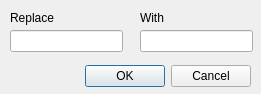
<?xml version="1.0" encoding="UTF-8"?>
<ui version="4.0">
 <class>Dialog</class>
 <widget class="QDialog" name="Dialog">
  <property name="geometry">
   <rect>
    <x>0</x>
    <y>0</y>
    <width>261</width>
    <height>94</height>
   </rect>
  </property>
  <property name="windowTitle">
   <string>Dialog</string>
  </property>
  <widget class="QDialogButtonBox" name="buttonBox">
   <property name="geometry">
    <rect>
     <x>-90</x>
     <y>60</y>
     <width>341</width>
     <height>32</height>
    </rect>
   </property>
   <property name="orientation">
    <enum>Qt::Orientation::Horizontal</enum>
   </property>
   <property name="standardButtons">
    <set>QDialogButtonBox::StandardButton::Cancel|QDialogButtonBox::StandardButton::Ok</set>
   </property>
  </widget>
  <widget class="QLineEdit" name="ReplacelineEdit">
   <property name="geometry">
    <rect>
     <x>10</x>
     <y>30</y>
     <width>113</width>
     <height>22</height>
    </rect>
   </property>
   <property name="text">
    <string/>
   </property>
  </widget>
  <widget class="QLineEdit" name="WithlineEdit">
   <property name="geometry">
    <rect>
     <x>140</x>
     <y>30</y>
     <width>113</width>
     <height>22</height>
    </rect>
   </property>
  </widget>
  <widget class="QLabel" name="label">
   <property name="geometry">
    <rect>
     <x>140</x>
     <y>10</y>
     <width>49</width>
     <height>16</height>
    </rect>
   </property>
   <property name="text">
    <string>With</string>
   </property>
  </widget>
  <widget class="QLabel" name="label_2">
   <property name="geometry">
    <rect>
     <x>10</x>
     <y>10</y>
     <width>49</width>
     <height>16</height>
    </rect>
   </property>
   <property name="text">
    <string>Replace</string>
   </property>
  </widget>
 </widget>
 <resources/>
 <connections>
  <connection>
   <sender>buttonBox</sender>
   <signal>accepted()</signal>
   <receiver>Dialog</receiver>
   <slot>accept()</slot>
   <hints>
    <hint type="sourcelabel">
     <x>248</x>
     <y>254</y>
    </hint>
    <hint type="destinationlabel">
     <x>157</x>
     <y>274</y>
    </hint>
   </hints>
  </connection>
  <connection>
   <sender>buttonBox</sender>
   <signal>rejected()</signal>
   <receiver>Dialog</receiver>
   <slot>reject()</slot>
   <hints>
    <hint type="sourcelabel">
     <x>316</x>
     <y>260</y>
    </hint>
    <hint type="destinationlabel">
     <x>286</x>
     <y>274</y>
    </hint>
   </hints>
  </connection>
 </connections>
</ui>
